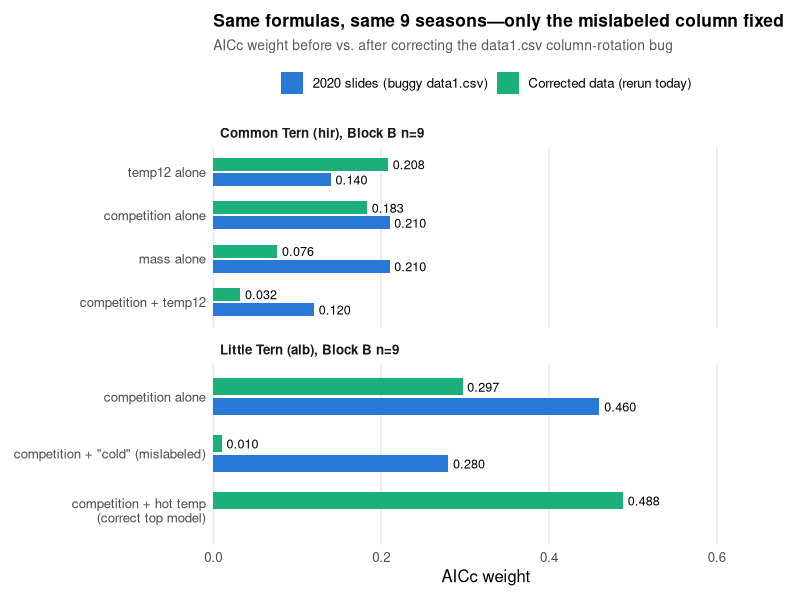
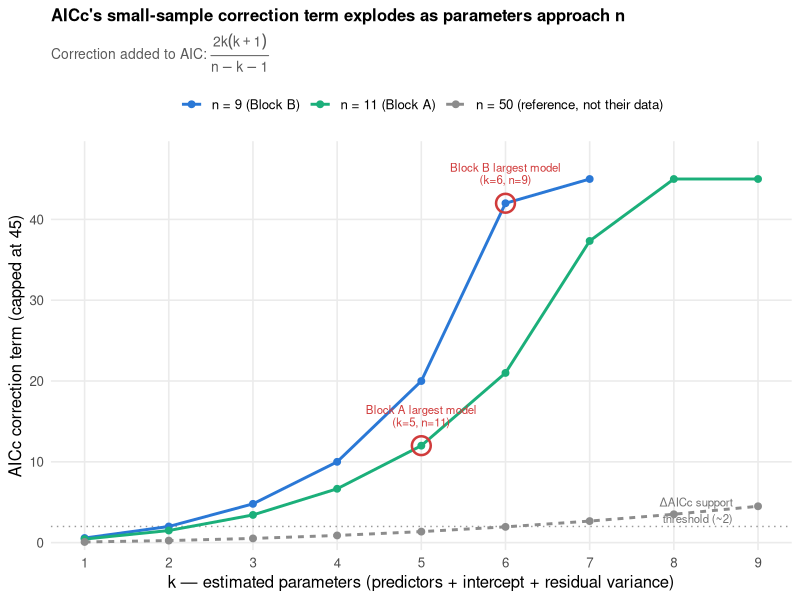

Write R code to recreate these figures, in order.
# Figures for YOSEF_2020_ANALYSIS.md: how much the AICc ranking moved once the
# data1.csv column-rotation bug was fixed, and why AICc's small-sample
# correction term makes that instability expected at n=9-11.
# Source numbers: output/01_replication_results.txt (after) and
# YOSEF_2020_ANALYSIS.md section 2, quoting סיכום 2020.pptx slides 10/12 (before).

library(ggplot2)

out_dir <- "output/figures"
dir.create(out_dir, showWarnings = FALSE, recursive = TRUE)

## ---- Figure 1: before/after AICc weight, same formulas ----

fig1_data <- data.frame(
  species = factor(c(rep("Common Tern (hir), Block B n=9", 4),
                      rep("Little Tern (alb), Block B n=9", 3)),
                    levels = c("Common Tern (hir), Block B n=9",
                               "Little Tern (alb), Block B n=9")),
  formula = c("temp12 alone", "competition alone", "mass alone", "competition + temp12",
              "competition alone", 'competition + "cold" (mislabeled)',
              "competition + hot temp\n(correct top model)"),
  before = c(0.14, 0.21, 0.21, 0.12,  0.46, 0.28, NA),
  after  = c(0.208, 0.183, 0.076, 0.032,  0.297, 0.010, 0.488)
)
fig1_data$formula <- factor(fig1_data$formula, levels = rev(unique(fig1_data$formula)))

fig1_long <- do.call(rbind, list(
  data.frame(species = fig1_data$species, formula = fig1_data$formula,
             period = "2020 slides (buggy data1.csv)", weight = fig1_data$before),
  data.frame(species = fig1_data$species, formula = fig1_data$formula,
             period = "Corrected data (rerun today)", weight = fig1_data$after)
))
fig1_long$period <- factor(fig1_long$period,
                            levels = c("2020 slides (buggy data1.csv)", "Corrected data (rerun today)"))

p1 <- ggplot(fig1_long, aes(x = formula, y = weight, fill = period)) +
  geom_col(position = position_dodge(width = 0.7), width = 0.6, na.rm = TRUE) +
  geom_text(aes(label = ifelse(is.na(weight), "", sprintf("%.3f", weight))),
            position = position_dodge(width = 0.7), hjust = -0.15, size = 3.2, na.rm = TRUE) +
  coord_flip(clip = "off") +
  facet_wrap(~species, scales = "free_y", ncol = 1) +
  scale_fill_manual(values = c("2020 slides (buggy data1.csv)" = "#2a78d6",
                                "Corrected data (rerun today)" = "#1baf7a")) +
  scale_y_continuous(limits = c(0, 0.58), expand = expansion(mult = c(0, 0.12))) +
  labs(title = "Same formulas, same 9 seasons—only the mislabeled column fixed",
       subtitle = "AICc weight before vs. after correcting the data1.csv column-rotation bug",
       x = NULL, y = "AICc weight", fill = NULL) +
  theme_minimal(base_size = 12) +
  theme(legend.position = "top",
        panel.grid.major.y = element_blank(),
        panel.grid.minor = element_blank(),
        strip.text = element_text(face = "bold", hjust = 0),
        plot.title = element_text(face = "bold", size = 12.5),
        plot.subtitle = element_text(color = "grey35", size = 10),
        plot.margin = margin(10, 30, 10, 10))

ggsave(file.path(out_dir, "fig1_before_after_weights.png"), p1,
       width = 9, height = 6, dpi = 200, bg = "white")

## ---- Figure 2: AICc small-sample correction term vs k ----

correction <- function(n, k) (2 * k * (k + 1)) / (n - k - 1)

make_series <- function(n) {
  ks <- 1:(n - 2)
  data.frame(n = factor(n), k = ks, val = correction(n, ks))
}
fig2_data <- do.call(rbind, lapply(c(9, 11, 50), make_series))
fig2_data <- fig2_data[fig2_data$k <= 9, ]

ref_points <- data.frame(
  n = factor(c(11, 9)), k = c(5, 6),
  label = c("Block A largest model\n(k=5, n=11)", "Block B largest model\n(k=6, n=9)")
)
ref_points$val <- correction(as.numeric(as.character(ref_points$n)), ref_points$k)

p2 <- ggplot(fig2_data, aes(x = k, y = pmin(val, 45), color = n, linetype = n)) +
  geom_hline(yintercept = 2, linetype = "dotted", color = "grey60") +
  annotate("text", x = 8.7, y = 4, label = "ΔAICc support\nthreshold (~2)",
           size = 2.9, color = "grey45", hjust = 1) +
  geom_line(linewidth = 1) +
  geom_point(size = 2) +
  geom_point(data = ref_points, aes(x = k, y = pmin(val, 45)),
             inherit.aes = FALSE, shape = 21, size = 5.5, stroke = 1.3, color = "#d03b3b", fill = NA) +
  geom_text(data = ref_points, aes(x = k, y = pmin(val, 45), label = label),
            inherit.aes = FALSE, vjust = -0.9, size = 2.9, color = "#d03b3b", lineheight = 0.9) +
  scale_color_manual(values = c("9" = "#2a78d6", "11" = "#1baf7a", "50" = "grey55"),
                      labels = c("9" = "n = 9 (Block B)", "11" = "n = 11 (Block A)",
                                 "50" = "n = 50 (reference, not their data)")) +
  scale_linetype_manual(values = c("9" = "solid", "11" = "solid", "50" = "22"),
                         labels = c("9" = "n = 9 (Block B)", "11" = "n = 11 (Block A)",
                                    "50" = "n = 50 (reference, not their data)")) +
  scale_x_continuous(breaks = 1:9) +
  scale_y_continuous(limits = c(0, 46), expand = expansion(mult = c(0.02, 0.08))) +
  labs(title = "AICc's small-sample correction term explodes as parameters approach n",
       subtitle = expression(paste("Correction added to AIC: ", frac(2*k*(k+1), n-k-1))),
       x = "k — estimated parameters (predictors + intercept + residual variance)",
       y = "AICc correction term (capped at 45)",
       color = NULL, linetype = NULL) +
  theme_minimal(base_size = 12) +
  theme(legend.position = "top",
        panel.grid.minor = element_blank(),
        plot.title = element_text(face = "bold", size = 12),
        plot.subtitle = element_text(color = "grey35", size = 10))

ggsave(file.path(out_dir, "fig2_aicc_correction.png"), p2,
       width = 7.5, height = 5.2, dpi = 200, bg = "white")

cat("Wrote:\n",
    file.path(out_dir, "fig1_before_after_weights.png"), "\n",
    file.path(out_dir, "fig2_aicc_correction.png"), "\n")
